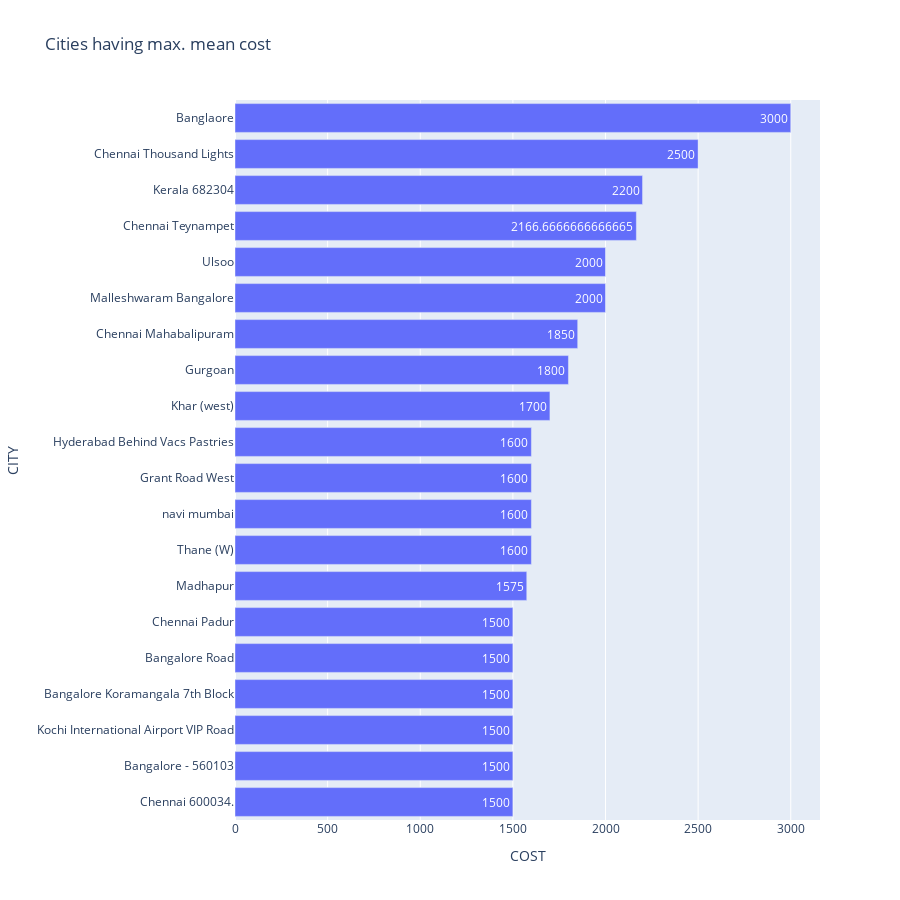

This figure's notebook cell:
### Code cell
import plotly.express as px
fig = px.bar(mcost.sort_values('COST',ascending=False)[:20][::-1],x='COST',y='CITY',title='Cities having max. mean cost',text='COST', height=900, orientation='h')
fig.show()

### Figure 1 — Plotly figure (JSON) as saved in the notebook; plotly's stock layout.template omitted (floating-point values rounded to 4 significant figures)
{"data": [{"alignmentgroup": "True", "hovertemplate": "COST=%{text}<br>CITY=%{y}<extra></extra>", "legendgroup": "", "marker": {"color": "#636efa"}, "name": "", "offsetgroup": "", "orientation": "h", "showlegend": false, "text": [1500, 1500, 1500, 1500, 1500, 1500, 1575, 1600, 1600, 1600, 1600, 1700, 1800, 1850, 2000, 2000, 2167.0, 2200, 2500, 3000], "textposition": "auto", "type": "bar", "x": [1500, 1500, 1500, 1500, 1500, 1500, 1575, 1600, 1600, 1600, 1600, 1700, 1800, 1850, 2000, 2000, 2167.0, 2200, 2500, 3000], "xaxis": "x", "y": ["Chennai 600034.", "Bangalore - 560103", "Kochi International Airport VIP Road", "Bangalore Koramangala 7th Block", "Bangalore Road", "Chennai Padur", "Madhapur", "Thane (W)", "navi mumbai", "Grant Road West", "Hyderabad Behind Vacs Pastries", "Khar (west)", "Gurgoan", "Chennai Mahabalipuram", "Malleshwaram Bangalore", "Ulsoo", "Chennai Teynampet", "Kerala 682304", "Chennai Thousand Lights", "Banglaore"], "yaxis": "y"}], "layout": {"barmode": "relative", "height": 900, "legend": {"tracegroupgap": 0}, "title": {"text": "Cities having max. mean cost"}, "xaxis": {"anchor": "y", "domain": [0, 1], "title": {"text": "COST"}}, "yaxis": {"anchor": "x", "domain": [0, 1], "title": {"text": "CITY"}}}}
